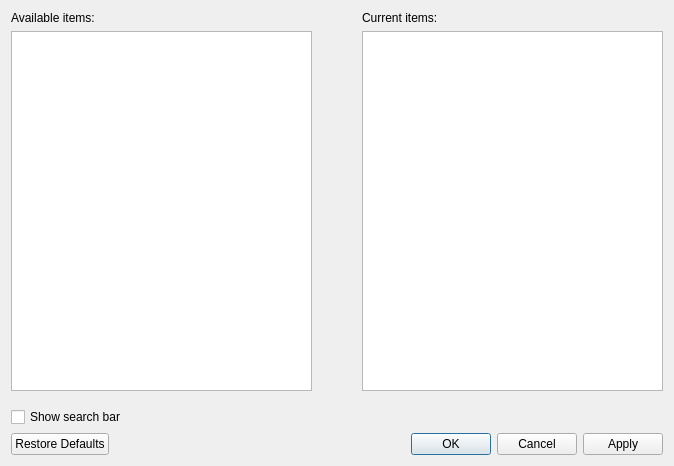
<?xml version="1.0" encoding="UTF-8"?>
<ui version="4.0">
 <class>NavigationBarConfigDialog</class>
 <widget class="QDialog" name="NavigationBarConfigDialog">
  <property name="geometry">
   <rect>
    <x>0</x>
    <y>0</y>
    <width>674</width>
    <height>466</height>
   </rect>
  </property>
  <property name="windowTitle">
   <string>Configure Toolbar</string>
  </property>
  <layout class="QGridLayout" name="gridLayout">
   <property name="horizontalSpacing">
    <number>50</number>
   </property>
   <item row="4" column="0" colspan="2">
    <widget class="QDialogButtonBox" name="buttonBox">
     <property name="standardButtons">
      <set>QDialogButtonBox::Apply|QDialogButtonBox::Cancel|QDialogButtonBox::Ok|QDialogButtonBox::RestoreDefaults</set>
     </property>
    </widget>
   </item>
   <item row="1" column="1">
    <widget class="QListWidget" name="currentItems">
     <property name="acceptDrops">
      <bool>true</bool>
     </property>
     <property name="dragEnabled">
      <bool>true</bool>
     </property>
     <property name="dragDropMode">
      <enum>QAbstractItemView::DragDrop</enum>
     </property>
     <property name="defaultDropAction">
      <enum>Qt::MoveAction</enum>
     </property>
    </widget>
   </item>
   <item row="2" column="0">
    <spacer name="verticalSpacer">
     <property name="orientation">
      <enum>Qt::Vertical</enum>
     </property>
     <property name="sizeType">
      <enum>QSizePolicy::Fixed</enum>
     </property>
     <property name="sizeHint" stdset="0">
      <size>
       <width>20</width>
       <height>10</height>
      </size>
     </property>
    </spacer>
   </item>
   <item row="3" column="0" colspan="2">
    <widget class="QCheckBox" name="showSearchBar">
     <property name="text">
      <string>Show search bar</string>
     </property>
    </widget>
   </item>
   <item row="1" column="0">
    <widget class="QListWidget" name="availableItems">
     <property name="dragEnabled">
      <bool>true</bool>
     </property>
     <property name="dragDropMode">
      <enum>QAbstractItemView::DragDrop</enum>
     </property>
     <property name="defaultDropAction">
      <enum>Qt::MoveAction</enum>
     </property>
    </widget>
   </item>
   <item row="0" column="0">
    <widget class="QLabel" name="label">
     <property name="text">
      <string>Available items:</string>
     </property>
    </widget>
   </item>
   <item row="0" column="1">
    <widget class="QLabel" name="label_2">
     <property name="text">
      <string>Current items:</string>
     </property>
    </widget>
   </item>
  </layout>
 </widget>
 <resources/>
 <connections/>
</ui>
